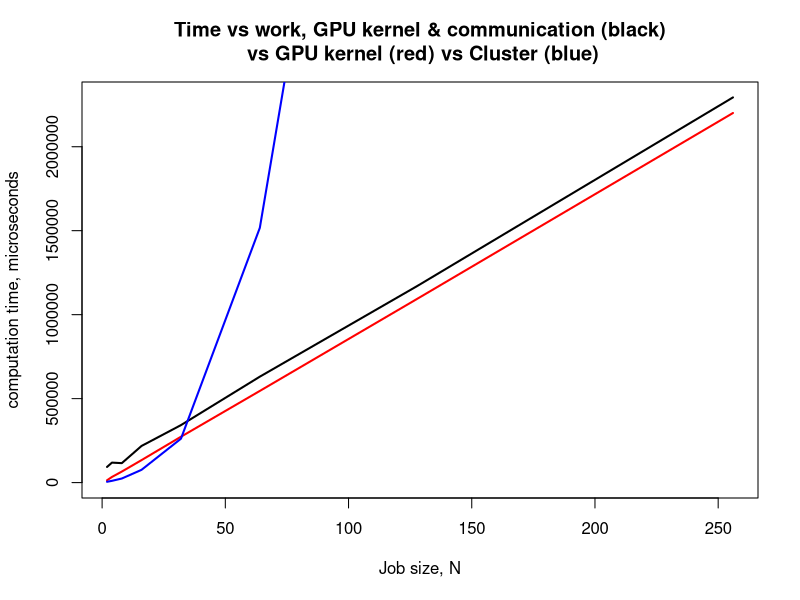
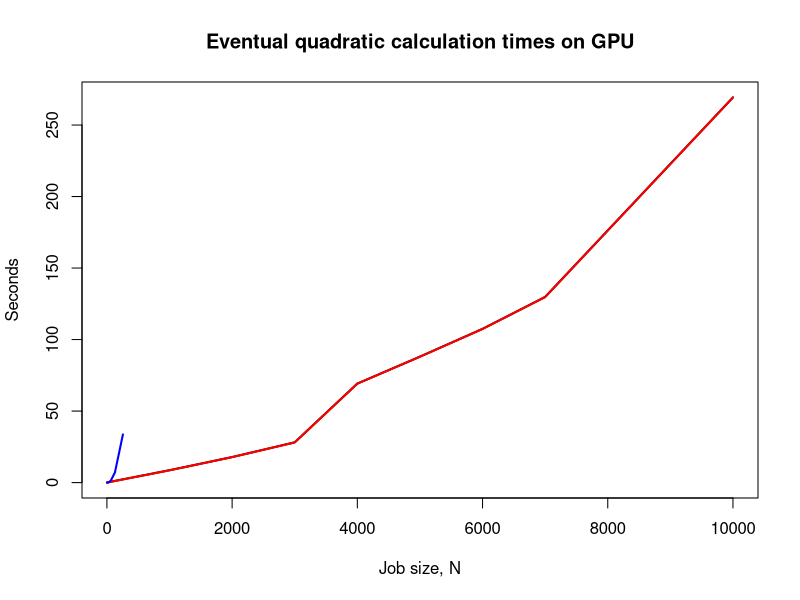
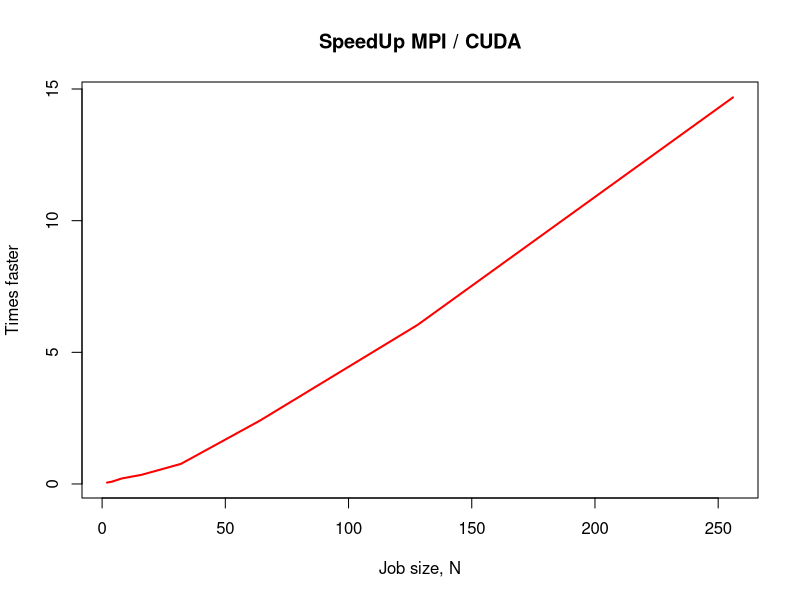
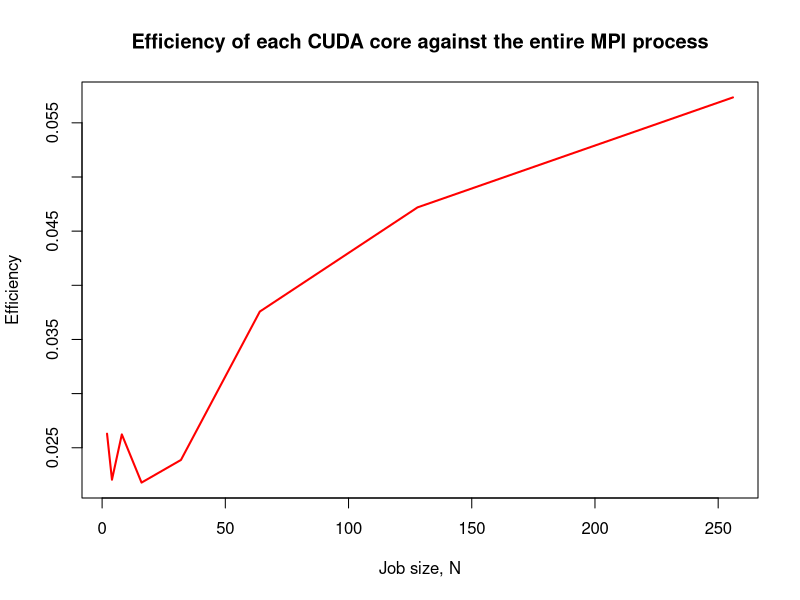

Generate these figures, in order, with R:
## ---- chunk 1
N = c(2,4,8,16,32,64,128,256)
gpuALL = c(93234, 118949, 115853, 218249 , 342299, 630782, 1171649, 2293604)
gpuKERNEL = c(13802, 33688, 65721, 133908, 273182, 545879, 1095429, 2200763)
mpi = c(4904, 10492, 24313, 76070, 261535, 1516904, 7077777, 33671758)
plot(N,gpuALL, type='l', lwd=2, ylim=c(0,max(gpuALL)), xlab="Job size, N" , ylab="computation time, microseconds", main="Time vs work, GPU kernel & communication (black)\n vs GPU kernel (red) vs Cluster (blue)")
lines(N,gpuKERNEL,col='red',lwd=2)
lines(N,mpi,col='blue',lwd=2)
## ---- chunk 2
NN = c(N,1000,2000,3000,4000,5000,6000,7000,10000)
gpuALLMORE = c(gpuALL, 8653367, 17863950, 28156505, 69230652, 88070248, 107483798, 129807790, 269304295)
gpuKERNELMORE = c(gpuKERNEL, 8589575, 17795616, 28092732, 69168606, 88002472, 107423032, 129736739, 269238308)
plot(NN,gpuALLMORE/1000000,type='l',lwd=2,ylim=c(0,max(gpuALLMORE/1000000)),xlab="Job size, N", ylab="Seconds",main="Eventual quadratic calculation times on GPU")
lines(NN,gpuKERNELMORE/1000000,lwd=2,col='red')
lines(N,mpi/1000000,col='blue',lwd=2)
## ---- chunk 3
plot(N,mpi/gpuALL,type='l',lwd=2,col='red',xlab="Job size, N", ylab="Times faster", main="SpeedUp MPI / CUDA")
## ---- chunk 4
plot(N,mpi/(N*gpuALL),type='l',lwd=2,col='red', xlab="Job size, N", ylab="Efficiency", main="Efficiency of each CUDA core against the entire MPI process")
